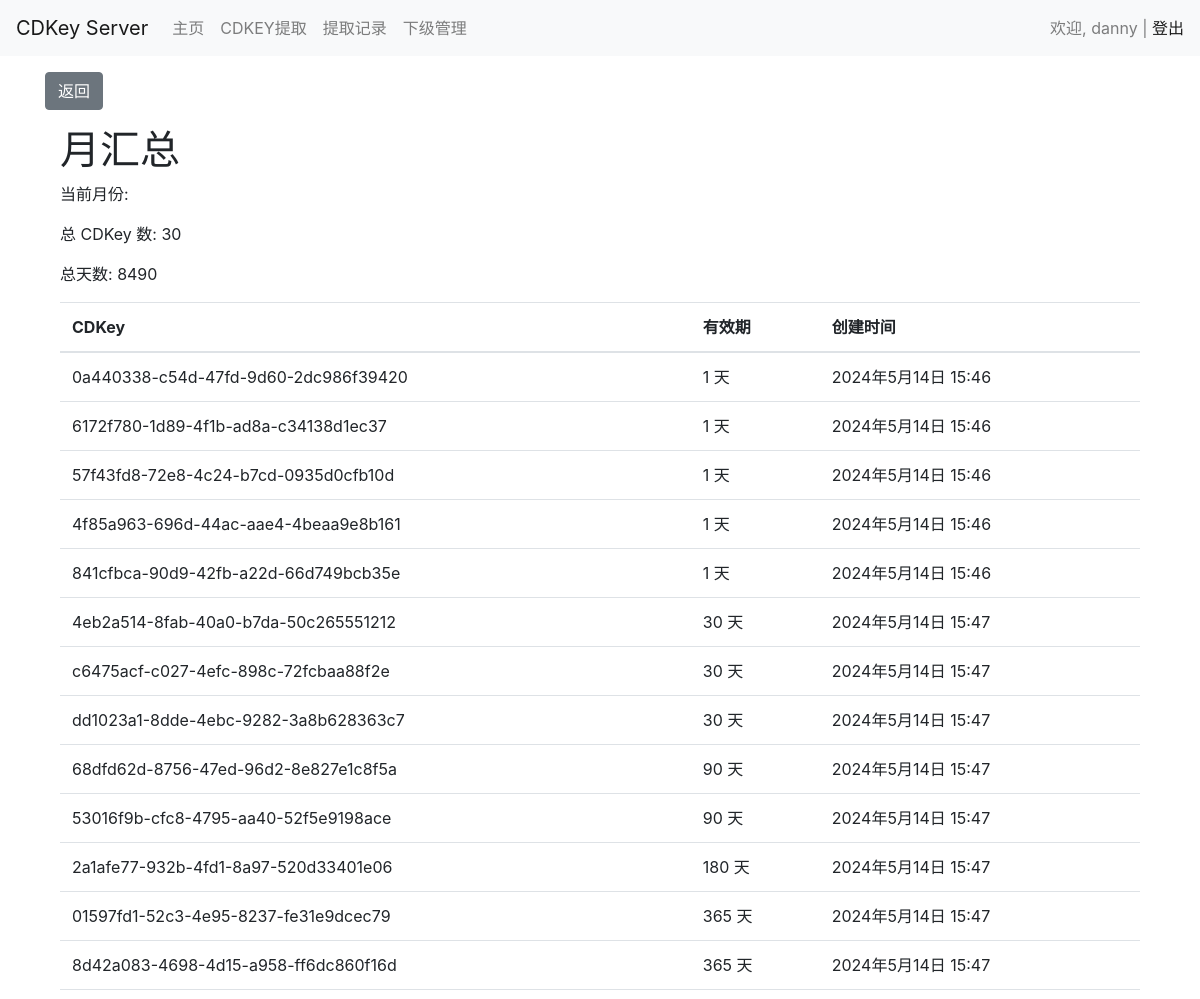
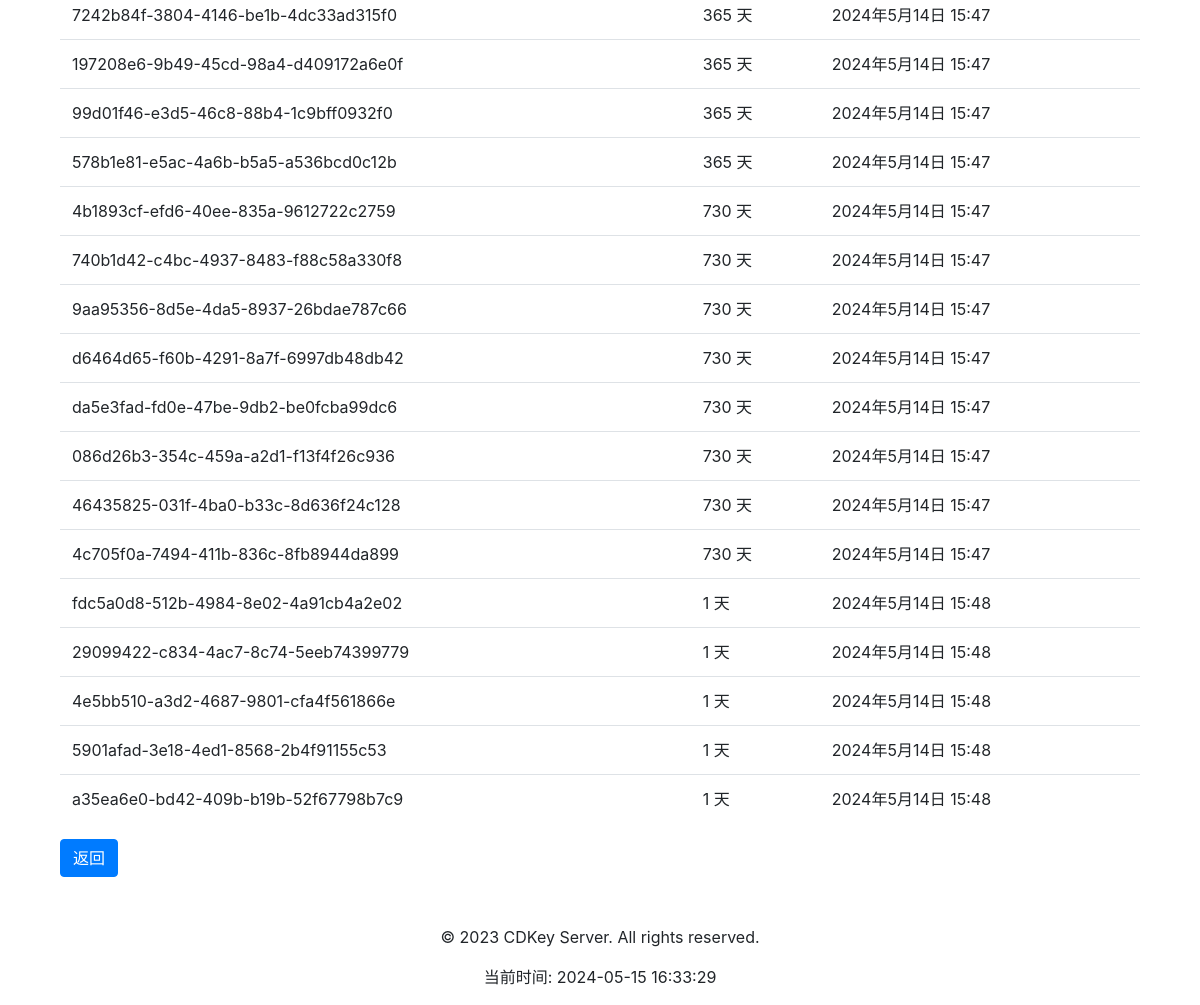
Before: /user/cdkey/monthly-summary/ (signed in) with the older database file (2 pictures, top to bottom).
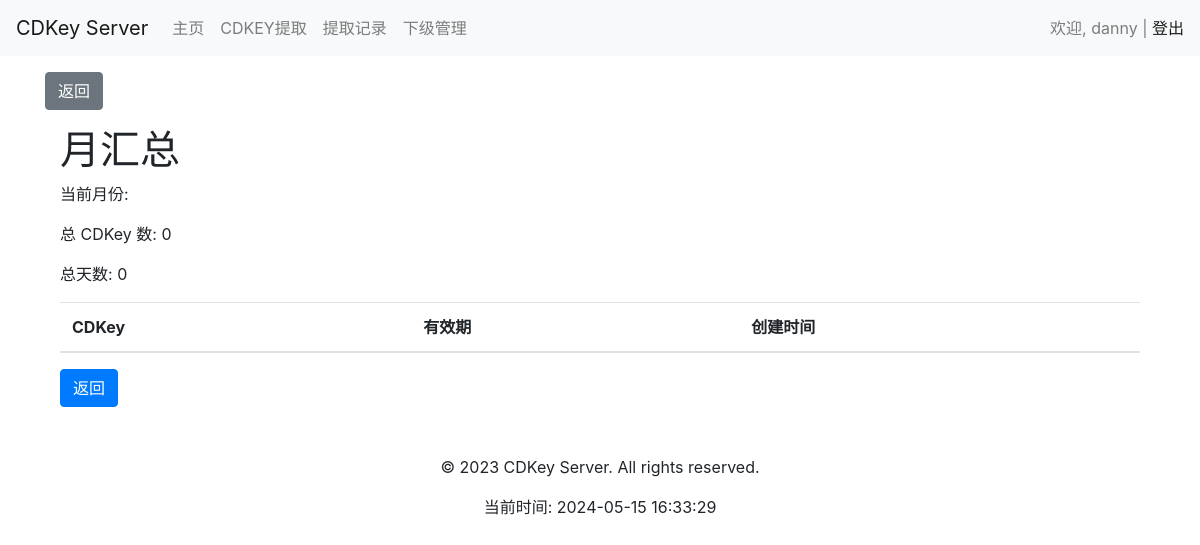
After: the same page with the newer database file.
### user/models.py (models this page shows, shortened)
class CDKey(models.Model):
    VALIDITY_CHOICES = [
        (1, '1 天'),
        (30, '30 天'),
        (90, '90 天'),
        (180, '180 天'),
        (365, '365 天'),
        (730, '730 天'),
    ]
    key = models.CharField(max_length=255, unique=True)
    created_at = models.DateTimeField(auto_now_add=True)
    expires_at = models.DateTimeField()
    created_by = models.ForeignKey('User', on_delete=models.CASCADE, related_name='created_cdkeys')
    used_by = models.ForeignKey('User', on_delete=models.CASCADE, related_name='used_cdkeys', null=True, blank=True)
    used_at = models.DateTimeField(null=True, blank=True)
    validity_days = models.IntegerField(choices=VALIDITY_CHOICES, default=1)
    is_used_field = models.BooleanField(default=False, verbose_name="是否已使用")

### user/views.py (the view)
# urls.py: path('cdkey/monthly-summary/', views.cdkey_monthly_summary, name='cdkey_monthly_summary'),
def cdkey_monthly_summary(request):
    current_month = datetime.now().month
    current_year = datetime.now().year
    cdkeys = CDKey.objects.filter(created_by=request.user, created_at__month=current_month, created_at__year=current_year)
    total_cdkeys = cdkeys.count()
    total_days = sum(cdkey.validity_days for cdkey in cdkeys)
    context = {
        'cdkeys': cdkeys,
        'total_cdkeys': total_cdkeys,
        'total_days': total_days,
    }
    return render(request, 'user/cdkey_monthly_summary.html', context)

### user/templates/user/cdkey_monthly_summary.html
{% extends 'base.html' %}
{% block content %}
<div class="container">
    <h1>月汇总</h1>
    <p>当前月份: {{ current_month }}</p>
    <p>总 CDKey 数: {{ total_cdkeys }}</p>
    <p>总天数: {{ total_days }}</p>
    <table class="table">
        <thead>
            <tr>
                <th>CDKey</th>
                <th>有效期</th>
                <th>创建时间</th>
            </tr>
        </thead>
        <tbody>
            {% for cdkey in cdkeys %}
            <tr>
                <td>{{ cdkey.key }}</td>
                <td>{{ cdkey.validity_days }} 天</td>
                <td>{{ cdkey.created_at }}</td>
            </tr>
            {% endfor %}
        </tbody>
    </table>
    <a href="{% url 'user:cdkey_record' %}" class="btn btn-primary">返回</a>
</div>
{% endblock %}

Changed rows visible on the page:
removed CDKey: key "0a440338-c54d-47fd-9d60-2dc986f39420", validity_days "1", created_at "2024年5月14日 15:46"
removed CDKey: key "6172f780-1d89-4f1b-ad8a-c34138d1ec37", validity_days "1", created_at "2024年5月14日 15:46"
removed CDKey: key "57f43fd8-72e8-4c24-b7cd-0935d0cfb10d", validity_days "1", created_at "2024年5月14日 15:46"
removed CDKey: key "4f85a963-696d-44ac-aae4-4beaa9e8b161", validity_days "1", created_at "2024年5月14日 15:46"
removed CDKey: key "841cfbca-90d9-42fb-a22d-66d749bcb35e", validity_days "1", created_at "2024年5月14日 15:46"
removed CDKey: key "4eb2a514-8fab-40a0-b7da-50c265551212", validity_days "30", created_at "2024年5月14日 15:47"
removed CDKey: key "c6475acf-c027-4efc-898c-72fcbaa88f2e", validity_days "30", created_at "2024年5月14日 15:47"
removed CDKey: key "dd1023a1-8dde-4ebc-9282-3a8b628363c7", validity_days "30", created_at "2024年5月14日 15:47"
removed CDKey: key "68dfd62d-8756-47ed-96d2-8e827e1c8f5a", validity_days "90", created_at "2024年5月14日 15:47"
removed CDKey: key "53016f9b-cfc8-4795-aa40-52f5e9198ace", validity_days "90", created_at "2024年5月14日 15:47"
removed CDKey: key "2a1afe77-932b-4fd1-8a97-520d33401e06", validity_days "180", created_at "2024年5月14日 15:47"
removed CDKey: key "01597fd1-52c3-4e95-8237-fe31e9dcec79", validity_days "365", created_at "2024年5月14日 15:47"
removed CDKey: key "8d42a083-4698-4d15-a958-ff6dc860f16d", validity_days "365", created_at "2024年5月14日 15:47"
removed CDKey: key "7242b84f-3804-4146-be1b-4dc33ad315f0", validity_days "365", created_at "2024年5月14日 15:47"
removed CDKey: key "197208e6-9b49-45cd-98a4-d409172a6e0f", validity_days "365", created_at "2024年5月14日 15:47"
removed CDKey: key "99d01f46-e3d5-46c8-88b4-1c9bff0932f0", validity_days "365", created_at "2024年5月14日 15:47"
removed CDKey: key "578b1e81-e5ac-4a6b-b5a5-a536bcd0c12b", validity_days "365", created_at "2024年5月14日 15:47"
removed CDKey: key "4b1893cf-efd6-40ee-835a-9612722c2759", validity_days "730", created_at "2024年5月14日 15:47"
removed CDKey: key "740b1d42-c4bc-4937-8483-f88c58a330f8", validity_days "730", created_at "2024年5月14日 15:47"
removed CDKey: key "9aa95356-8d5e-4da5-8937-26bdae787c66", validity_days "730", created_at "2024年5月14日 15:47"
removed CDKey: key "d6464d65-f60b-4291-8a7f-6997db48db42", validity_days "730", created_at "2024年5月14日 15:47"
removed CDKey: key "da5e3fad-fd0e-47be-9db2-be0fcba99dc6", validity_days "730", created_at "2024年5月14日 15:47"
removed CDKey: key "086d26b3-354c-459a-a2d1-f13f4f26c936", validity_days "730", created_at "2024年5月14日 15:47"
removed CDKey: key "46435825-031f-4ba0-b33c-8d636f24c128", validity_days "730", created_at "2024年5月14日 15:47"
removed CDKey: key "4c705f0a-7494-411b-836c-8fb8944da899", validity_days "730", created_at "2024年5月14日 15:47"
removed CDKey: key "fdc5a0d8-512b-4984-8e02-4a91cb4a2e02", validity_days "1", created_at "2024年5月14日 15:48"
removed CDKey: key "29099422-c834-4ac7-8c74-5eeb74399779", validity_days "1", created_at "2024年5月14日 15:48"
removed CDKey: key "4e5bb510-a3d2-4687-9801-cfa4f561866e", validity_days "1", created_at "2024年5月14日 15:48"
removed CDKey: key "5901afad-3e18-4ed1-8568-2b4f91155c53", validity_days "1", created_at "2024年5月14日 15:48"
removed CDKey: key "a35ea6e0-bd42-409b-b19b-52f67798b7c9", validity_days "1", created_at "2024年5月14日 15:48"
Other visible differences:
{{ total_cdkeys }}: "30" → "0"
{{ total_days }}: "8490" → "0"
